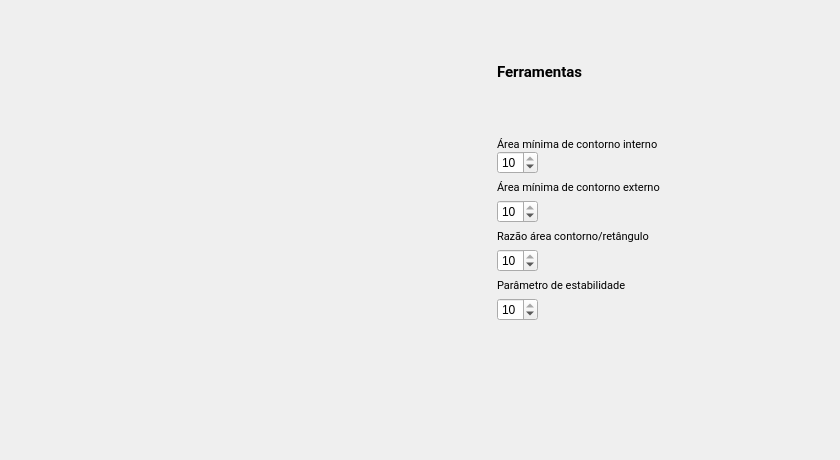
           <widget class="QWidget" name="genParamsTab">
            <attribute name="icon">
             <iconset>
              <normaloff>assets/icons/radio_unchecked.svg</normaloff>
              <normalon>assets/icons/radio_checked.svg</normalon>assets/icons/radio_unchecked.svg</iconset>
            </attribute>
            <attribute name="title">
             <string>Parâmetros Gerais</string>
            </attribute>
            <widget class="QFrame" name="genParamsContents">
             <property name="geometry">
              <rect>
               <x>0</x>
               <y>0</y>
               <width>831</width>
               <height>451</height>
              </rect>
             </property>
             <property name="sizePolicy">
              <sizepolicy hsizetype="Expanding" vsizetype="Expanding">
               <horstretch>0</horstretch>
               <verstretch>0</verstretch>
              </sizepolicy>
             </property>
             <property name="minimumSize">
              <size>
               <width>737</width>
               <height>402</height>
              </size>
             </property>
             <property name="frameShape">
              <enum>QFrame::Shape::NoFrame</enum>
             </property>
             <layout class="QHBoxLayout" name="horizontalLayout_179">
              <property name="leftMargin">
               <number>6</number>
              </property>
              <property name="topMargin">
               <number>6</number>
              </property>
              <property name="rightMargin">
               <number>6</number>
              </property>
              <property name="bottomMargin">
               <number>6</number>
              </property>
              <item>
               <widget class="QFrame" name="genParamsDisplay">
                <property name="sizePolicy">
                 <sizepolicy hsizetype="MinimumExpanding" vsizetype="Fixed">
                  <horstretch>0</horstretch>
                  <verstretch>0</verstretch>
                 </sizepolicy>
                </property>
                <property name="minimumSize">
                 <size>
                  <width>0</width>
                  <height>0</height>
                 </size>
                </property>
                <property name="maximumSize">
                 <size>
                  <width>16777215</width>
                  <height>16777215</height>
                 </size>
                </property>
                <property name="cursor">
                 <cursorShape>PointingHandCursor</cursorShape>
                </property>
                <property name="toolTip">
                 <string>Selecione 4 pontos</string>
                </property>
                <property name="frameShape">
                 <enum>QFrame::Shape::NoFrame</enum>
                </property>
                <layout class="QVBoxLayout" name="verticalLayout_140">
                 <property name="spacing">
                  <number>0</number>
                 </property>
                 <property name="leftMargin">
                  <number>0</number>
                 </property>
                 <property name="topMargin">
                  <number>0</number>
                 </property>
                 <property name="rightMargin">
                  <number>0</number>
                 </property>
                 <property name="bottomMargin">
                  <number>0</number>
                 </property>
                 <item>
                  <widget class="QLabel" name="genParamsFrame">
                   <property name="sizePolicy">
                    <sizepolicy hsizetype="Fixed" vsizetype="Fixed">
                     <horstretch>0</horstretch>
                     <verstretch>0</verstretch>
                    </sizepolicy>
                   </property>
                   <property name="minimumSize">
                    <size>
                     <width>479</width>
                     <height>0</height>
                    </size>
                   </property>
                   <property name="maximumSize">
                    <size>
                     <width>16777215</width>
                     <height>16777215</height>
                    </size>
                   </property>
                   <property name="text">
                    <string/>
                   </property>
                   <property name="pixmap">
                    <pixmap>assets/segImage.png</pixmap>
                   </property>
                   <property name="scaledContents">
                    <bool>true</bool>
                   </property>
                  </widget>
                 </item>
                </layout>
               </widget>
              </item>
              <item>
               <widget class="QFrame" name="genParamsTools">
                <property name="sizePolicy">
                 <sizepolicy hsizetype="MinimumExpanding" vsizetype="Expanding">
                  <horstretch>0</horstretch>
                  <verstretch>0</verstretch>
                 </sizepolicy>
                </property>
                <property name="minimumSize">
                 <size>
                  <width>0</width>
                  <height>392</height>
                 </size>
                </property>
                <property name="baseSize">
                 <size>
                  <width>0</width>
                  <height>0</height>
                 </size>
                </property>
                <property name="frameShape">
                 <enum>QFrame::Shape::NoFrame</enum>
                </property>
                <layout class="QVBoxLayout" name="verticalLayout_141">
                 <property name="leftMargin">
                  <number>6</number>
                 </property>
                 <property name="topMargin">
                  <number>6</number>
                 </property>
                 <property name="rightMargin">
                  <number>6</number>
                 </property>
                 <property name="bottomMargin">
                  <number>6</number>
                 </property>
                 <item>
                  <widget class="QFrame" name="segBallToolsHeader">
                   <property name="frameShape">
                    <enum>QFrame::Shape::NoFrame</enum>
                   </property>
                   <layout class="QHBoxLayout" name="horizontalLayout_180">
                    <property name="spacing">
                     <number>0</number>
                    </property>
                    <property name="leftMargin">
                     <number>0</number>
                    </property>
                    <property name="topMargin">
                     <number>0</number>
                    </property>
                    <property name="rightMargin">
                     <number>0</number>
                    </property>
                    <property name="bottomMargin">
                     <number>0</number>
                    </property>
                    <item>
                     <widget class="QLabel" name="segBallToolsHeaderLabel">
                      <property name="font">
                       <font>
                        <family>Roboto</family>
                        <pointsize>11</pointsize>
                        <bold>true</bold>
                       </font>
                      </property>
                      <property name="text">
                       <string>Ferramentas</string>
                      </property>
                     </widget>
                    </item>
                    <item>
                     <spacer name="segBallToolsHeaderSpacer">
                      <property name="orientation">
                       <enum>Qt::Orientation::Vertical</enum>
                      </property>
                      <property name="sizeHint" stdset="0">
                       <size>
                        <width>73</width>
                        <height>15</height>
                       </size>
                      </property>
                     </spacer>
                    </item>
                   </layout>
                  </widget>
                 </item>
                 <item>
                  <widget class="QFrame" name="segBallToolsContents">
                   <property name="frameShape">
                    <enum>QFrame::Shape::NoFrame</enum>
                   </property>
                   <layout class="QVBoxLayout" name="verticalLayout_142">
                    <property name="spacing">
                     <number>0</number>
                    </property>
                    <property name="leftMargin">
                     <number>0</number>
                    </property>
                    <property name="topMargin">
                     <number>0</number>
                    </property>
                    <property name="rightMargin">
                     <number>0</number>
                    </property>
                    <property name="bottomMargin">
                     <number>0</number>
                    </property>
                    <item>
                     <layout class="QVBoxLayout" name="minAreaInnerContour">
                      <item>
                       <widget class="QLabel" name="minAreaInnerContourLabel">
                        <property name="font">
                         <font>
                          <family>Roboto</family>
                          <pointsize>8</pointsize>
                         </font>
                        </property>
                        <property name="text">
                         <string>Área mínima de contorno interno</string>
                        </property>
                        <property name="scaledContents">
                         <bool>true</bool>
                        </property>
                       </widget>
                      </item>
                      <item>
                       <widget class="QSpinBox" name="minAreaInnerContourSpinner">
                        <property name="sizePolicy">
                         <sizepolicy hsizetype="Fixed" vsizetype="Fixed">
                          <horstretch>0</horstretch>
                          <verstretch>0</verstretch>
                         </sizepolicy>
                        </property>
                        <property name="cursor">
                         <cursorShape>PointingHandCursor</cursorShape>
                        </property>
                        <property name="buttonSymbols">
                         <enum>QAbstractSpinBox::ButtonSymbols::UpDownArrows</enum>
                        </property>
                        <property name="maximum">
                         <number>10</number>
                        </property>
                        <property name="value">
                         <number>10</number>
                        </property>
                       </widget>
                      </item>
                     </layout>
                    </item>
                   </layout>
                  </widget>
                 </item>
                 <item>
                  <layout class="QVBoxLayout" name="minAreaContour">
                   <item>
                    <widget class="QLabel" name="minAreaContourLabel">
                     <property name="font">
                      <font>
                       <family>Roboto</family>
                       <pointsize>8</pointsize>
                      </font>
                     </property>
                     <property name="text">
                      <string>Área mínima de contorno externo</string>
                     </property>
                     <property name="scaledContents">
                      <bool>true</bool>
                     </property>
                    </widget>
                   </item>
                   <item>
                    <widget class="QSpinBox" name="minAreaContourSpinner">
                     <property name="sizePolicy">
                      <sizepolicy hsizetype="Fixed" vsizetype="Fixed">
                       <horstretch>0</horstretch>
                       <verstretch>0</verstretch>
                      </sizepolicy>
                     </property>
                     <property name="cursor">
                      <cursorShape>PointingHandCursor</cursorShape>
                     </property>
                     <property name="buttonSymbols">
                      <enum>QAbstractSpinBox::ButtonSymbols::UpDownArrows</enum>
                     </property>
                     <property name="maximum">
                      <number>10</number>
                     </property>
                     <property name="value">
                      <number>10</number>
                     </property>
                    </widget>
                   </item>
                  </layout>
                 </item>
                 <item>
                  <layout class="QVBoxLayout" name="areaRectRatio">
                   <item>
                    <widget class="QLabel" name="areaRectRatioLabel">
                     <property name="font">
                      <font>
                       <family>Roboto</family>
                       <pointsize>8</pointsize>
                      </font>
                     </property>
                     <property name="text">
                      <string>Razão área contorno/retângulo</string>
                     </property>
                     <property name="scaledContents">
                      <bool>true</bool>
                     </property>
                    </widget>
                   </item>
                   <item>
                    <widget class="QSpinBox" name="areaRectRatioSpinner">
                     <property name="sizePolicy">
                      <sizepolicy hsizetype="Fixed" vsizetype="Fixed">
                       <horstretch>0</horstretch>
                       <verstretch>0</verstretch>
                      </sizepolicy>
                     </property>
                     <property name="cursor">
                      <cursorShape>PointingHandCursor</cursorShape>
                     </property>
                     <property name="buttonSymbols">
                      <enum>QAbstractSpinBox::ButtonSymbols::UpDownArrows</enum>
                     </property>
                     <property name="maximum">
                      <number>10</number>
                     </property>
                     <property name="value">
                      <number>10</number>
                     </property>
                    </widget>
                   </item>
                  </layout>
                 </item>
                 <item>
                  <layout class="QVBoxLayout" name="stabilityParam">
                   <item>
                    <widget class="QLabel" name="stabilityParamLabel">
                     <property name="font">
                      <font>
                       <family>Roboto</family>
                       <pointsize>8</pointsize>
                      </font>
                     </property>
                     <property name="text">
                      <string>Parâmetro de estabilidade</string>
                     </property>
                     <property name="scaledContents">
                      <bool>true</bool>
                     </property>
                    </widget>
                   </item>
                   <item>
                    <widget class="QSpinBox" name="stabilityParamSpinner">
                     <property name="sizePolicy">
                      <sizepolicy hsizetype="Fixed" vsizetype="Fixed">
                       <horstretch>0</horstretch>
                       <verstretch>0</verstretch>
                      </sizepolicy>
                     </property>
                     <property name="cursor">
                      <cursorShape>PointingHandCursor</cursorShape>
                     </property>
                     <property name="buttonSymbols">
                      <enum>QAbstractSpinBox::ButtonSymbols::UpDownArrows</enum>
                     </property>
                     <property name="maximum">
                      <number>10</number>
                     </property>
                     <property name="value">
                      <number>10</number>
                     </property>
                    </widget>
                   </item>
                  </layout>
                 </item>
                 <item>
                  <spacer name="segBallSpacer">
                   <property name="orientation">
                    <enum>Qt::Orientation::Vertical</enum>
                   </property>
                   <property name="sizeHint" stdset="0">
                    <size>
                     <width>20</width>
                     <height>40</height>
                    </size>
                   </property>
                  </spacer>
                 </item>
                </layout>
               </widget>
              </item>
             </layout>
            </widget>
           </widget>
